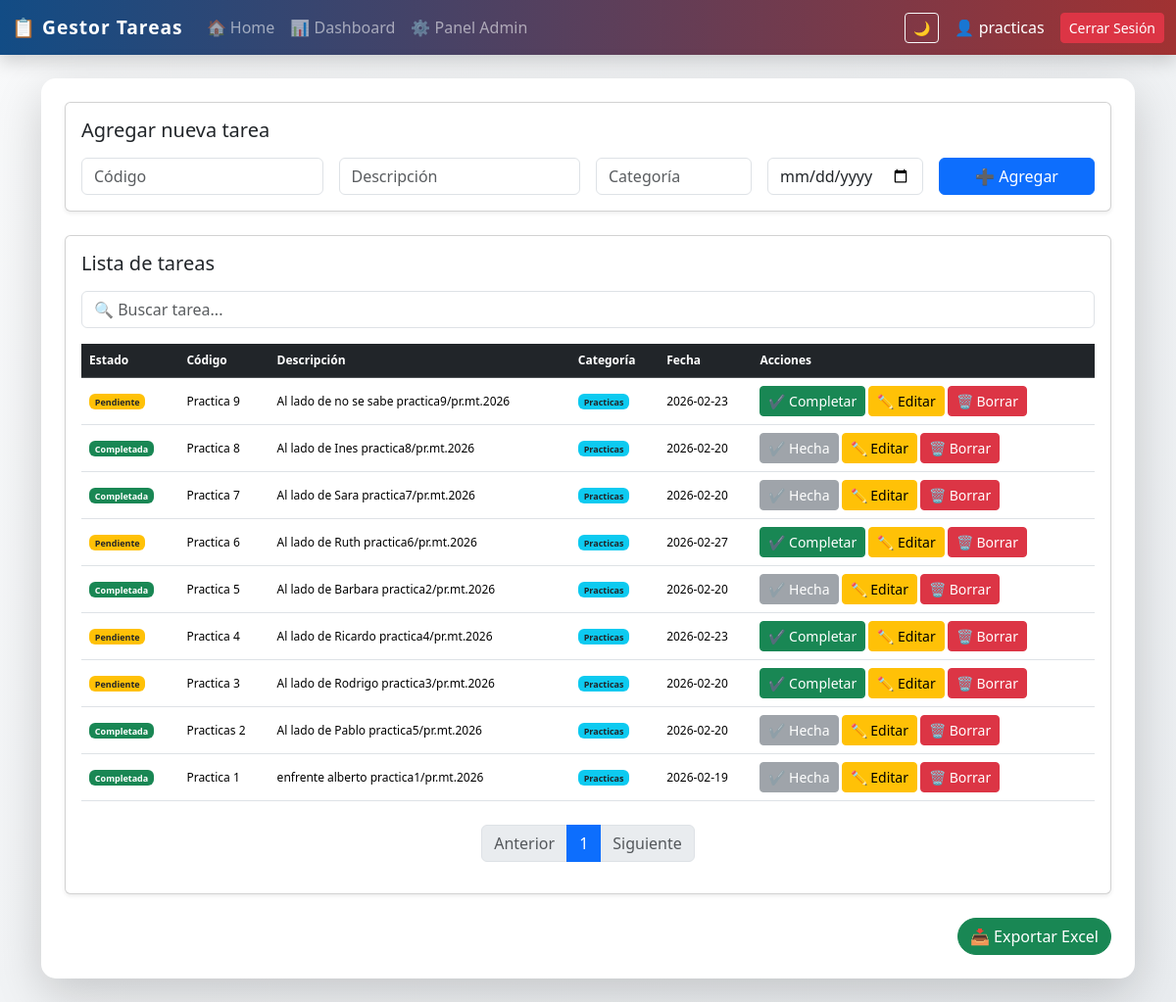
The page / (signed in) on the database its author committed.
### tables this page shows
CREATE TABLE tareas (
            id INTEGER PRIMARY KEY AUTOINCREMENT,
            descripcion TEXT NOT NULL,
            categoria TEXT,
            fecha TEXT,
            completada INTEGER DEFAULT 0,
            codigo TEXT,
            usuario_id INTEGER,
            FOREIGN KEY (usuario_id) REFERENCES usuarios(id)
        );

### app_web.py (the view)
@app.route("/")
@login_required
def index():
    user_id = session.get("user_id")
    es_admin = session.get("es_admin")
    page = request.args.get('page', 1, type=int)
    per_page = 10
    offset = (page - 1) * per_page
    conn = get_connection()
    cursor = conn.cursor()
    if es_admin == 1:
        cursor.execute("SELECT * FROM tareas ORDER BY id DESC LIMIT ? OFFSET ?", (per_page, offset))
        tareas = cursor.fetchall()
        cursor.execute("SELECT COUNT(*) FROM tareas")
        total_tareas = cursor.fetchone()[0]
    else:
        cursor.execute("SELECT * FROM tareas WHERE usuario_id = ? ORDER BY id DESC LIMIT ? OFFSET ?", (user_id, per_page, offset))
        tareas = cursor.fetchall()
        cursor.execute("SELECT COUNT(*) FROM tareas WHERE usuario_id = ?", (user_id,))
        total_tareas = cursor.fetchone()[0]
    conn.close()
    total_pages = (total_tareas + per_page - 1) // per_page if total_tareas > 0 else 1
    return render_template("index.html",
                           tareas=tareas,
                           page=page,
                           total_pages=total_pages)

### app_web.py (called while the page is built)
def get_connection():
    conn = sqlite3.connect(DB_NAME)
    conn.row_factory = sqlite3.Row
    return conn

def login_required(f):
    @wraps(f)
    def decorated_function(*args, **kwargs):
        if "user_id" not in session:
            return redirect(url_for("login"))
        return f(*args, **kwargs)
    return decorated_function

### templates/index.html
{% extends "base.html" %}
{% block content %}
<div class="card shadow-sm mb-4">
    <div class="card-body">
        <h5 class="card-title mb-3">Agregar nueva tarea</h5>
        <form action="/agregar" method="post" class="row g-3">
            <div class="col-md-3">
                <input name="codigo" class="form-control" placeholder="Código" required>
            </div>
            <div class="col-md-3">
                <input name="descripcion" class="form-control" placeholder="Descripción" required>
            </div>
            <div class="col-md-2">
                <input name="categoria" class="form-control" placeholder="Categoría">
            </div>
            <div class="col-md-2">
                <input name="fecha" type="date" class="form-control">
            </div>
            <div class="col-md-2">
                <button type="submit" class="btn btn-primary w-100">
                    ➕ Agregar
                </button>
            </div>
        </form>
    </div>
</div>
<div class="card shadow-sm">
    <div class="card-body">
        <h5 class="card-title mb-3">Lista de tareas</h5>
        <div class="mb-3">
            <input type="text" id="buscador" class="form-control" placeholder="🔍 Buscar tarea...">
        </div>
        <div class="table-responsive">
            <table class="table table-hover align-middle">
                <thead class="table-dark">
                    <tr>
                        <th>Estado</th>
                        <th>Código</th>
                        <th>Descripción</th>
                        <th>Categoría</th>
                        <th>Fecha</th>
                        <th>Acciones</th>
                    </tr>
                </thead>
                <tbody>
                    {% for tarea in tareas %}
                    <tr>
                        <td>
                            {% if tarea[4] == 1 %}
                                <span class="badge bg-success">Completada</span>
                            {% else %}
                                <span class="badge bg-warning text-dark">Pendiente</span>
                            {% endif %}
                        </td>
                        <td>{{ tarea[5] if tarea|length > 5 else '-' }}</td>
                        <td>{{ tarea[1] }}</td>
                        <td>
                            <span class="badge bg-info text-dark">
                                {{ tarea[2] if tarea[2] else "General" }}
                            </span>
                        </td>
                        <td>{{ tarea[3] if tarea[3] else "-" }}</td>
                        <td>
                            {% if tarea[4] == 0 %}
                            <a href="/completar/{{ tarea[0] }}" class="btn btn-sm btn-success">✔ Completar</a>
                            {% else %}
                            <button class="btn btn-sm btn-secondary" disabled>✔ Hecha</button>
                            {% endif %}
                            <a href="/editar/{{ tarea[0] }}" class="btn btn-sm btn-warning">✏ Editar</a>
                            <a href="/eliminar/{{ tarea[0] }}" class="btn btn-sm btn-danger"
                               onclick="return confirm('¿Seguro que deseas eliminar esta tarea?');">🗑 Borrar</a>
                        </td>
                    </tr>
                    {% endfor %}
                </tbody>
            </table>
            <nav class="mt-4">
                <ul class="pagination justify-content-center">
                    <li class="page-item {% if page <= 1 %}disabled{% endif %}">
                        <a class="page-link" href="?page={{ page - 1 }}">Anterior</a>
                    </li>
                    {% for p in range(1, total_pages + 1) %}
                    <li class="page-item {% if p == page %}active{% endif %}">
                        <a class="page-link" href="?page={{ p }}">{{ p }}</a>
                    </li>
                    {% endfor %}
                    <li class="page-item {% if page >= total_pages %}disabled{% endif %}">
                        <a class="page-link" href="?page={{ page + 1 }}">Siguiente</a>
                    </li>
                </ul>
            </nav>
        </div>
    </div>
</div>
{% endblock %}

### templates/base.html (style rules this page uses)
body { background: linear-gradient(135deg, #f8f9fa, #e9ecef); transition: all 0.3s ease; }
.table-responsive { overflow-x: auto; -webkit-overflow-scrolling: touch; font-size: 12px; }

### rows shown on the page
tareas: completada "Pendiente", codigo "Practica 9", descripcion "Al lado de no se sabe practica9/pr.mt.2026", categoria "Practicas", fecha "2026-02-23"
tareas: completada "Completada", codigo "Practica 8", descripcion "Al lado de Ines practica8/pr.mt.2026", categoria "Practicas", fecha "2026-02-20"
tareas: completada "Completada", codigo "Practica 7", descripcion "Al lado de Sara practica7/pr.mt.2026", categoria "Practicas", fecha "2026-02-20"
tareas: completada "Pendiente", codigo "Practica 6", descripcion "Al lado de Ruth practica6/pr.mt.2026", categoria "Practicas", fecha "2026-02-27"
tareas: completada "Completada", codigo "Practica 5", descripcion "Al lado de Barbara practica2/pr.mt.2026", categoria "Practicas", fecha "2026-02-20"
tareas: completada "Pendiente", codigo "Practica 4", descripcion "Al lado de Ricardo practica4/pr.mt.2026", categoria "Practicas", fecha "2026-02-23"
tareas: completada "Pendiente", codigo "Practica 3", descripcion "Al lado de Rodrigo practica3/pr.mt.2026", categoria "Practicas", fecha "2026-02-20"
tareas: completada "Completada", codigo "Practicas 2", descripcion "Al lado de Pablo practica5/pr.mt.2026", categoria "Practicas", fecha "2026-02-20"
tareas: completada "Completada", codigo "Practica 1", descripcion "enfrente alberto practica1/pr.mt.2026", categoria "Practicas", fecha "2026-02-19"

### other values the page prints
{{ session['user'] }} "practicas"
{{ p }} "1"
